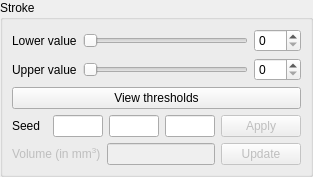
           <widget class="QGroupBox" name="m_strokeGroupBox" >
            <property name="title" >
             <string>Stroke</string>
            </property>
            <layout class="QVBoxLayout" >
             <property name="margin" >
              <number>9</number>
             </property>
             <property name="spacing" >
              <number>6</number>
             </property>
             <item>
              <layout class="QHBoxLayout" >
               <property name="margin" >
                <number>0</number>
               </property>
               <property name="spacing" >
                <number>6</number>
               </property>
               <item>
                <widget class="QLabel" name="m_strokeLowerValueLabel" >
                 <property name="text" >
                  <string>Lower value</string>
                 </property>
                </widget>
               </item>
               <item>
                <widget class="QSlider" name="m_strokeLowerValueSlider" >
                 <property name="maximum" >
                  <number>255</number>
                 </property>
                 <property name="orientation" >
                  <enum>Qt::Horizontal</enum>
                 </property>
                </widget>
               </item>
               <item>
                <widget class="QSpinBox" name="m_strokeLowerValueSpinBox" >
                 <property name="maximum" >
                  <number>255</number>
                 </property>
                </widget>
               </item>
              </layout>
             </item>
             <item>
              <layout class="QHBoxLayout" >
               <property name="margin" >
                <number>0</number>
               </property>
               <property name="spacing" >
                <number>6</number>
               </property>
               <item>
                <widget class="QLabel" name="m_strokeUpperValueLabel" >
                 <property name="text" >
                  <string>Upper value</string>
                 </property>
                </widget>
               </item>
               <item>
                <widget class="QSlider" name="m_strokeUpperValueSlider" >
                 <property name="maximum" >
                  <number>255</number>
                 </property>
                 <property name="orientation" >
                  <enum>Qt::Horizontal</enum>
                 </property>
                </widget>
               </item>
               <item>
                <widget class="QSpinBox" name="m_strokeUpperValueSpinBox" >
                 <property name="maximum" >
                  <number>255</number>
                 </property>
                </widget>
               </item>
              </layout>
             </item>
             <item>
              <layout class="QHBoxLayout" >
               <property name="margin" >
                <number>0</number>
               </property>
               <property name="spacing" >
                <number>6</number>
               </property>
               <item>
                <widget class="QPushButton" name="m_strokeViewThresholdsPushButton" >
                 <property name="layoutDirection" >
                  <enum>Qt::RightToLeft</enum>
                 </property>
                 <property name="text" >
                  <string>View thresholds</string>
                 </property>
                </widget>
               </item>
              </layout>
             </item>
             <item>
              <layout class="QHBoxLayout" >
               <property name="margin" >
                <number>0</number>
               </property>
               <property name="spacing" >
                <number>6</number>
               </property>
               <item>
                <widget class="QLabel" name="m_strokeSeedLabel" >
                 <property name="enabled" >
                  <bool>true</bool>
                 </property>
                 <property name="text" >
                  <string>Seed</string>
                 </property>
                </widget>
               </item>
               <item>
                <widget class="QLineEdit" name="m_strokeSeedXLineEdit" >
                 <property name="enabled" >
                  <bool>true</bool>
                 </property>
                 <property name="sizePolicy" >
                  <sizepolicy>
                   <hsizetype>4</hsizetype>
                   <vsizetype>0</vsizetype>
                   <horstretch>0</horstretch>
                   <verstretch>0</verstretch>
                  </sizepolicy>
                 </property>
                 <property name="maximumSize" >
                  <size>
                   <width>50</width>
                   <height>16777215</height>
                  </size>
                 </property>
                 <property name="readOnly" >
                  <bool>true</bool>
                 </property>
                </widget>
               </item>
               <item>
                <widget class="QLineEdit" name="m_strokeSeedYLineEdit" >
                 <property name="enabled" >
                  <bool>true</bool>
                 </property>
                 <property name="sizePolicy" >
                  <sizepolicy>
                   <hsizetype>4</hsizetype>
                   <vsizetype>0</vsizetype>
                   <horstretch>0</horstretch>
                   <verstretch>0</verstretch>
                  </sizepolicy>
                 </property>
                 <property name="maximumSize" >
                  <size>
                   <width>50</width>
                   <height>16777215</height>
                  </size>
                 </property>
                 <property name="readOnly" >
                  <bool>true</bool>
                 </property>
                </widget>
               </item>
               <item>
                <widget class="QLineEdit" name="m_strokeSeedZLineEdit" >
                 <property name="enabled" >
                  <bool>true</bool>
                 </property>
                 <property name="sizePolicy" >
                  <sizepolicy>
                   <hsizetype>4</hsizetype>
                   <vsizetype>0</vsizetype>
                   <horstretch>0</horstretch>
                   <verstretch>0</verstretch>
                  </sizepolicy>
                 </property>
                 <property name="maximumSize" >
                  <size>
                   <width>50</width>
                   <height>16777215</height>
                  </size>
                 </property>
                 <property name="readOnly" >
                  <bool>true</bool>
                 </property>
                </widget>
               </item>
               <item>
                <widget class="QPushButton" name="m_strokeApplyPushButton" >
                 <property name="enabled" >
                  <bool>false</bool>
                 </property>
                 <property name="layoutDirection" >
                  <enum>Qt::RightToLeft</enum>
                 </property>
                 <property name="text" >
                  <string>Apply</string>
                 </property>
                </widget>
               </item>
              </layout>
             </item>
             <item>
              <layout class="QHBoxLayout" >
               <property name="margin" >
                <number>0</number>
               </property>
               <property name="spacing" >
                <number>6</number>
               </property>
               <item>
                <widget class="QLabel" name="m_strokeVolumeLabel" >
                 <property name="enabled" >
                  <bool>false</bool>
                 </property>
                 <property name="text" >
                  <string>Volume (in mm&lt;sup>3&lt;/sup>)</string>
                 </property>
                </widget>
               </item>
               <item>
                <widget class="QLineEdit" name="m_strokeVolumeLineEdit" >
                 <property name="enabled" >
                  <bool>false</bool>
                 </property>
                 <property name="readOnly" >
                  <bool>true</bool>
                 </property>
                </widget>
               </item>
               <item>
                <widget class="QPushButton" name="m_strokeVolumeUpdatePushButton" >
                 <property name="enabled" >
                  <bool>false</bool>
                 </property>
                 <property name="text" >
                  <string>Update</string>
                 </property>
                </widget>
               </item>
              </layout>
             </item>
            </layout>
           </widget>
